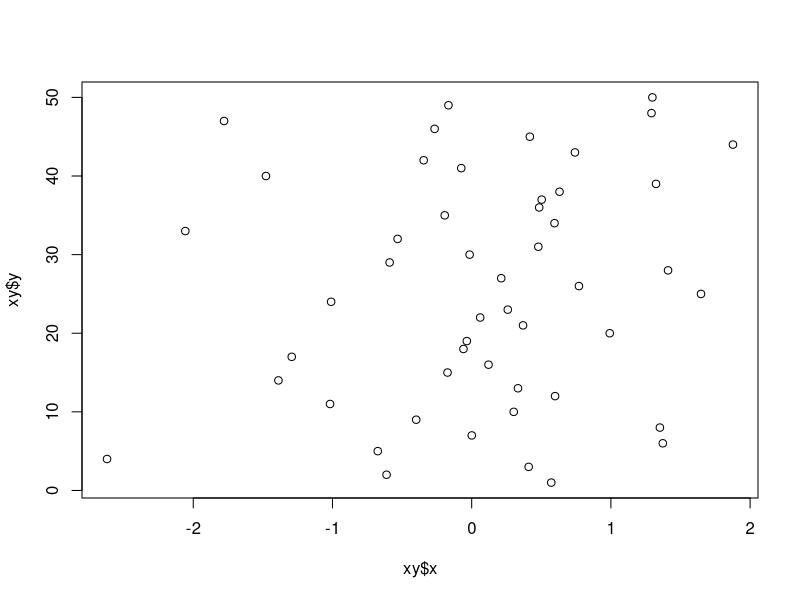
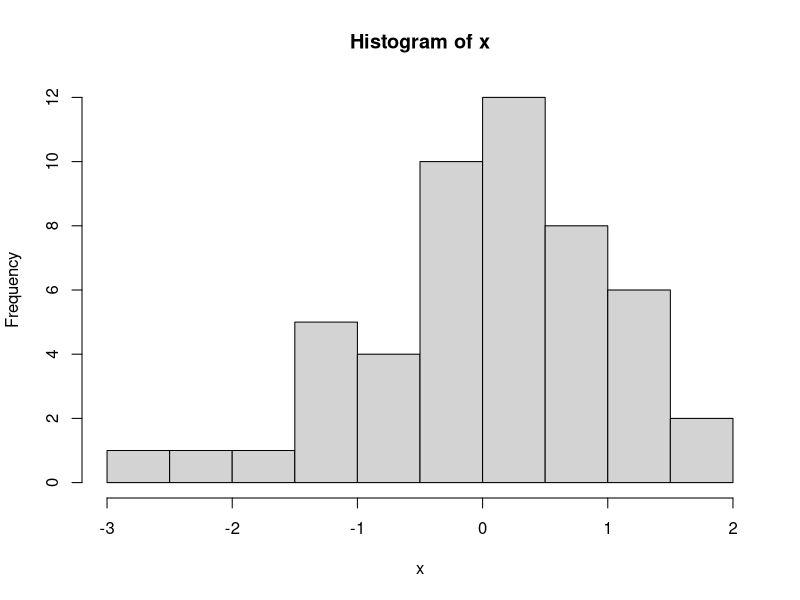

The R source for these figures, in order:
## ---- chunk 1
knitr::opts_chunk$set(echo = TRUE)
## ---- chunk 2

objinfo <- function(x) {
    
    cls <- class(x)
    md <- mode(x)
    
    c <- noquote(paste("Class:", cls, sep = " "))
    m <- noquote(paste("Mode:", md, sep = " "))
    
    writeLines(c(c, m))
}

objectstr <- function(x) {
    if(is.list(x)) {
        mystr <- str(x[1])
    } else {
       mystr <- str(x) 
    }
    
    return(mystr)
}
## ---- chunk 3
# Some of the usual suspects
5 + 10; 
5 / 10
5^10
10 == 5

# Using TRUE and FALSE with Operators
TRUE + TRUE; TRUE + FALSE; FALSE + FALSE; TRUE / FALSE; FALSE / FALSE; TRUE == FALSE

## ---- chunk 4
greet <- "Hello, world!"

"Hello, world!" -> greet2

greet; greet2

## ---- chunk 5
# Assign values to a variable, pay attention to how your environment changes!!
x <- 21
y <- 7

x; y

x / y

# Variables are mutable and can be defined by other objects (even themselves!)
x <- x + 7

x

x / y

# view objects in workspace with either the objects(...) or ls(...) commands
objects()
ls()

# remove objects from workspace (cleanup!)
rm(x, y)
## ---- chunk 6
# create two numeric vectors for plotting
# x will contain 50 random variables from the standard normal distribution
# y will contain the numbers 1 through 50, by 1
x <- rnorm(n = 50)
y <- seq(from = 1, to = 50, by = 1)

# create a list object containing both x and y
xy <- list(x = x, y = y)

# create a histogram object for object x
xhist <- hist(x, plot = FALSE)

# notice the differences in plot() based upon the object
plot(xy)
plot(xhist)

# clean workspace
rm(x, y, xy, xhist)
## ---- chunk 7
# Create vectors using concatenation
days <- c("Mon", "Tue", "Wed", "Thurs", "Fri", "Sat", "Sun")
revenues <- c(1000, 1200, 7500, 9000, 15000, 20000, 18000)
expenses <- c(1000, 2000, 3500, 1250, 5000, 10000, 8000)
headcount <- c(5L, 5L, 5L, 6L, 10L, 10L, 8L)

# Vectors can also be created from other vectors
profitloss <- revenues - expenses
profitflag <- revenues > expenses

# Create a list to store all vectors just created
store <- list(days = days, revenues = revenues, expenses = expenses, 
               headcount = headcount, profitloss = profitloss, 
               profitflag = profitflag)

# look at structure of store list, whose components are all vectors themselves
str(store)
## ---- chunk 8
# print the revenue and days vecotrs just created
# remember each of the elements for these vectors corresponds to a different day
days; revenues

# assign names to the revenue vector using the names(...) command
names(revenues) <- days

# print revenues vector now to see what changed
revenues

# alternatively, we could have assigned names to the revenues vector this way
revenues2 <- c("Mon" = 1000, "Tues" = 1200, "Wed" = 7500, "Thurs" = 9000,
               "Fri" = 15000, "Sat" = 20000, "Sun" = 18000)
revenues2

# if needed, you can remove the names of a vector
names(revenues) <- NULL
revenues

# clean workspace
rm(revenues2)

## ---- chunk 9
# create a matrix with cbind() which binds together two objects as columns
finances <- matrix(c(revenues, expenses), nrow = 7, ncol = 2, 
                   dimnames = list(NULL, c("Revenues", "Expenses")))
print(finances)

str(finances)

report <- cbind(days, revenues, expenses)
print(report)

str(report)
## ---- chunk 10
# create an array with array()
finarray <- array(finances, dim = c(7, 1, 2), 
                  dimnames = list(NULL, NULL, c("Revenues", "Expenses")))

finarray

str(finarray)

# convert revenues vector to character and recreate an array to demonstrate that
# all columns must be of the same class within an array
rev_char <- as.character(revenues)

reparray <- array(c(revenues, expenses), dim = c(7,1,2), 
                  dimnames = list(days, NULL, c("Revenues", "Expenses")))

reparray

str(reparray)
## ---- chunk 11

students <- c("Joe", "Paul", "Frank", "Greg", "Rich",
              "Polly", "Lauren", "Amy", "Kristi", "Rebecca", mode = "character")

ages <- c(22, 45, 30, 56, 42, 33, 62, 35, 19, 27)

agegroups <- c("Millennial", "GenX", "Millennial", "Boomer", "GenX",
               "Millennial", "Boomer", "GenX", "Millennial", "Millennial")

genders <- c("M", "M", "M", "M", "M", "F", "F", "F", "F", "F")

# coerce agegroups and genders variables to factors
agegroupsf <- ordered(agegroups, levels = c("Millennial", "GenX", "Boomer"))

gendersf <- factor(genders, levels = c("M", "F"))

# print new factor variables
agegroupsf; gendersf

# apply the str(...) command both factors, do you see how the factors are 
# represented as integers? What do you see that is different btw the two? 
str(agegroupsf); str(gendersf)

# show use case of factors by returning average age by age group and gender
tapply(ages, agegroups, mean)

tapply(ages, gendersf, mean)
## ---- chunk 12
# print store list to the console as well as the output from str(...)
print(store); str(store)

# verify that lists are recursive
is.recursive(store)

# does this mean vectors are recursive too?
is.recursive(days)

# the unlist(...) command 'unpacks' a list into vectors and prints the result. 
# For simplicity, let's remove the names of the list components before using
# unlist(...)
names(store) <- NULL
unlist(store)
## ---- chunk 13
storedf <- data.frame(days = days, revenues = revenues, expenses = expenses,
                      profitloss = profitloss, profitflag = profitflag)

print(storedf)

str(storedf)
## ---- chunk 14
# print complete vector
revenues

# print first element of vector
revenues[1]

# print a subset of only the 2nd and 5th elements
revenues[c(2, 5)]

# print a subset of the 2nd, 3rd, and 4th elements
revenues[2:4]

# print a subset of all elements but the 3rd element
revenues[-3]

# subset sales returing only sales on profitable days using logical vector
profitflag

revenues[profitflag]
## ---- chunk 15
# view matrix
finances

# return the entire "cost" column
finances[,2, drop = FALSE]

finances[,2]

# return the first row of the matrix
finances[1,]

# return the element found in the 3rd row, 2nd column of the matrix
finances[3,2]

# return the 8th element of the matrix (col major order)
finances[8]

# explore same concepts with array
## ---- chunk 16
# view store list
store

# print the first component of the list as a list
store[1]

class(store[1])

# print the first component of the list as a vector
store[[1]]

class(store[[1]])

# print the second component of the list by name
store["revenues"]

store[["revenues"]]

# print the third element of the second component of the list
store["revenues"][[1]][2]

store$revenues[2]

# note that components of lists can be accessed either by number or by name (if names are assigned)
store[1]

store$days

## ---- chunk 17
x <- seq(from = 1, to = 10, by = 1)

y <- seq(from = 1, to = 20, by = 2)

z <- seq(from = 1, to = 5, by = 1)

x; y; z

x + y

x - z

## ---- chunk 18
# Inbuilt help facilities
#help(t)
#?t

#help.start() #HTML format to CRAN resources

#??mean # expanded help
## ---- chunk 19

# Things to Know About R - Source: R for Beginners, pg. 4

# Arithmetic Operators - R for Beginners, pg. 25*

